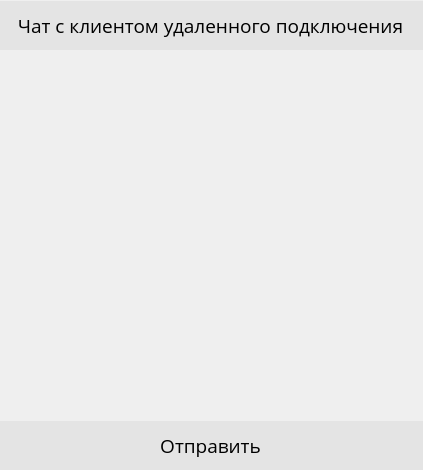
<?xml version="1.0" encoding="UTF-8"?>
<ui version="4.0">
 <class>Dialog</class>
 <widget class="QDialog" name="Dialog">
  <property name="geometry">
   <rect>
    <x>0</x>
    <y>0</y>
    <width>423</width>
    <height>470</height>
   </rect>
  </property>
  <property name="windowTitle">
   <string>Dialog</string>
  </property>
  <widget class="QLabel" name="chat_label">
   <property name="geometry">
    <rect>
     <x>-10</x>
     <y>0</y>
     <width>441</width>
     <height>51</height>
    </rect>
   </property>
   <property name="font">
    <font>
     <family>Open Sans</family>
     <pointsize>14</pointsize>
    </font>
   </property>
   <property name="styleSheet">
    <string notr="true">QLabel{
background:rgba(220,220,220,0.6);
color:black;
margin:1px;
}</string>
   </property>
   <property name="text">
    <string>Чат с клиентом удаленного подключения</string>
   </property>
   <property name="alignment">
    <set>Qt::AlignCenter</set>
   </property>
  </widget>
  <widget class="QPushButton" name="tomessage_button">
   <property name="geometry">
    <rect>
     <x>-20</x>
     <y>420</y>
     <width>461</width>
     <height>51</height>
    </rect>
   </property>
   <property name="font">
    <font>
     <family>Open Sans</family>
     <pointsize>14</pointsize>
    </font>
   </property>
   <property name="styleSheet">
    <string notr="true">QPushButton{
background:rgba(220,220,220,0.6);
color:black;
margin:1px;
border:0;
}

QPushButton:hover{
background:gainsboro;
background:rgb(228,70,65);
font-weight:bold;
}</string>
   </property>
   <property name="text">
    <string>Отправить</string>
   </property>
   <property name="iconSize">
    <size>
     <width>21</width>
     <height>21</height>
    </size>
   </property>
  </widget>
  <widget class="QTextEdit" name="mesages_TextEdit">
   <property name="enabled">
    <bool>false</bool>
   </property>
   <property name="geometry">
    <rect>
     <x>0</x>
     <y>50</y>
     <width>421</width>
     <height>321</height>
    </rect>
   </property>
   <property name="styleSheet">
    <string notr="true">QTextEdit{
background:transparent;
}</string>
   </property>
   <property name="verticalScrollBarPolicy">
    <enum>Qt::ScrollBarAsNeeded</enum>
   </property>
  </widget>
  <widget class="QTextEdit" name="my_messageTextEdit">
   <property name="geometry">
    <rect>
     <x>0</x>
     <y>370</y>
     <width>421</width>
     <height>51</height>
    </rect>
   </property>
   <property name="styleSheet">
    <string notr="true">QTextEdit{
background:transparent;
}</string>
   </property>
  </widget>
 </widget>
 <resources/>
 <connections/>
</ui>
